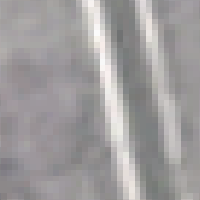
#> input picture screenshot_and_process/template_match/test_target.png, 200 x 200 px
$ python find_template_pos.py
#> lines starting #> are read from the running program, lines starting #| are printed output that depends on the picture
#!/bin/python

import cv2
from matplotlib import pyplot as plt

# 根据一张图片，在另一张图片上找这张图片的中心位置

img = cv2.imread('test_target.png', 0)
#> img: shape (200, 200); min 113, max 251, mean 157
# img2 = img.copy()
template = cv2.imread('test_template.png', 0)
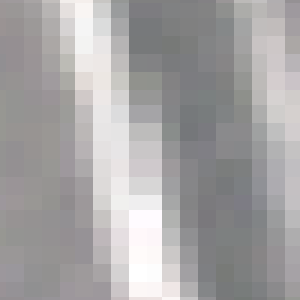
#> input picture screenshot_and_process/template_match/test_template.png, 100 x 100 px (shown 3 times larger)
#> template: shape (100, 100); min 118, max 255, mean 164.3

w, h = template.shape[::-1]
#> w = 100; h = 100
# All the 6 methods for comparison in a list
# methods = ['cv2.TM_CCOEFF', 'cv2.TM_CCOEFF_NORMED', 'cv2.TM_CCORR',
#            'cv2.TM_CCORR_NORMED', 'cv2.TM_SQDIFF', 'cv2.TM_SQDIFF_NORMED']
method = cv2.TM_CCOEFF
# img = img2.copy()
# eval 语句用来计算存储在字符串中的有效 Python 表达式
# method = eval(method)

# 模板匹配
res = cv2.matchTemplate(img, template, method)
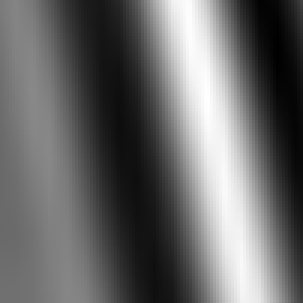
#> res: shape (101, 101) float32 (shown 3 times larger); min -7432530.5, max 10797109, mean 64313.5; drawn with min black and max white

# 寻找最值
min_val, max_val, min_loc, max_loc = cv2.minMaxLoc(res)
#> min_val = -7432530.5; max_val = 10797109; min_loc = (92, 18); max_loc = (68, 30)
top_left = max_loc
#> top_left = (68, 30)
bottom_right = (top_left[0] + w, top_left[1] + h)
#> bottom_right = (168, 130)

center_x = (top_left[0] + bottom_right[0]) / 2
#> center_x = 118
center_y = (top_left[1] + bottom_right[1]) / 2
#> center_y = 80
print(center_x, center_y)
#| 118.0 80.0
print(max_val)
#| 10797109.0

cv2.rectangle(img, top_left, bottom_right, 255, 2)
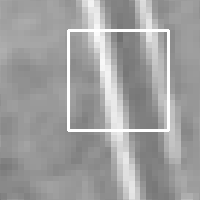
#> img: shape (200, 200); min 113, max 255, mean 159.8
plt.subplot(121), plt.imshow(res, cmap='gray')
plt.title('Matching Result'), plt.xticks([]), plt.yticks([])
plt.subplot(122), plt.imshow(img, cmap='gray')
plt.title('Detected Point'), plt.xticks([]), plt.yticks([])
plt.suptitle(method)
plt.show()
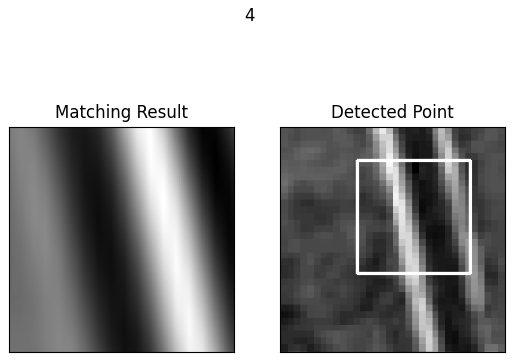
#> figure drawn by matplotlib, 2 panels
